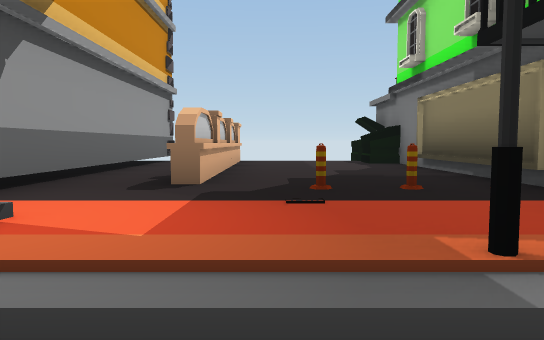
view 1 (above)

24 first-person views from a walk through a scene from a Unity 3-D project. The camera is 1.2 m above the floor, tilts 4° down and sees 70° across. The floor is counted in squares, 2 m on a side. Each view is taken from the middle of a square. On the plan, view 1 faces up. The plan holds only what a view shows up to about 11 squares ahead; the rest is blank. The place goes on beyond the plan. The player is left out. Surface patterns are stand-ins for the level's own textures.

view 2
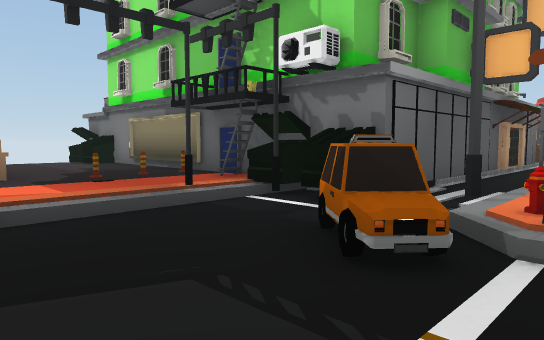

view 3
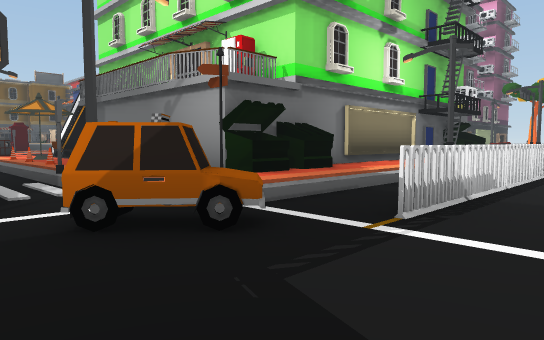

view 4
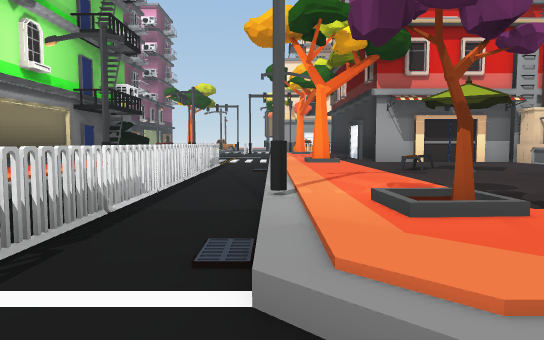

view 5
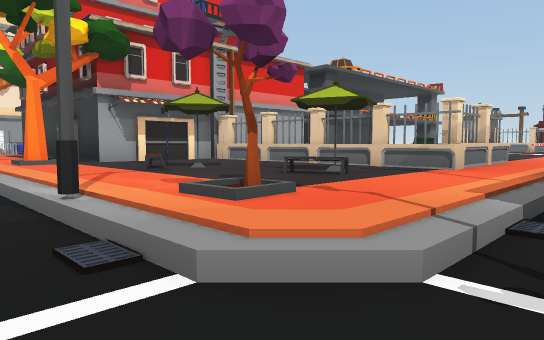

view 6
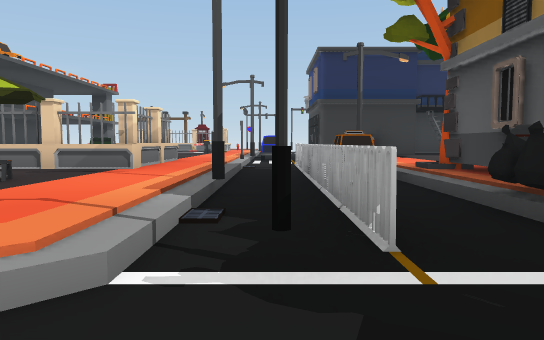

view 7
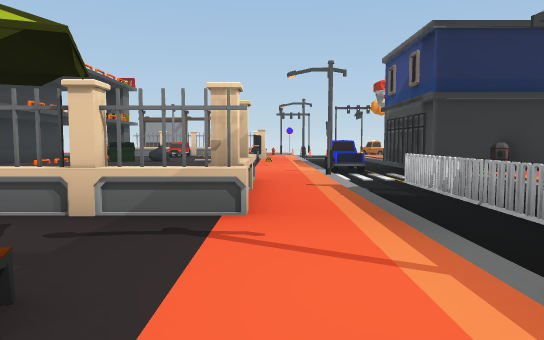

view 8
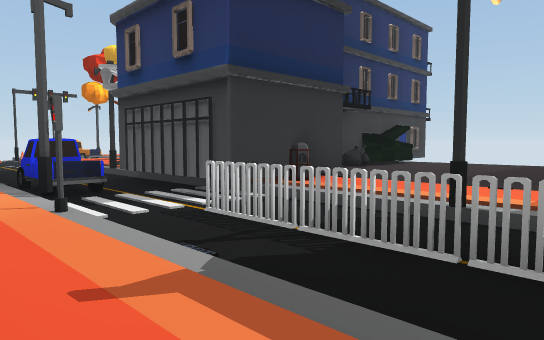

view 9
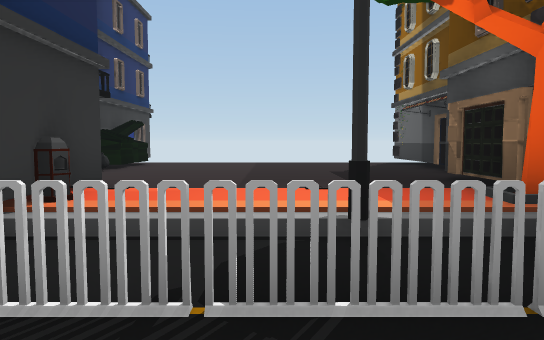

view 10
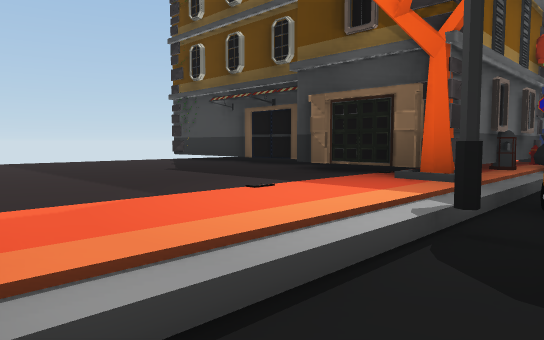

view 11
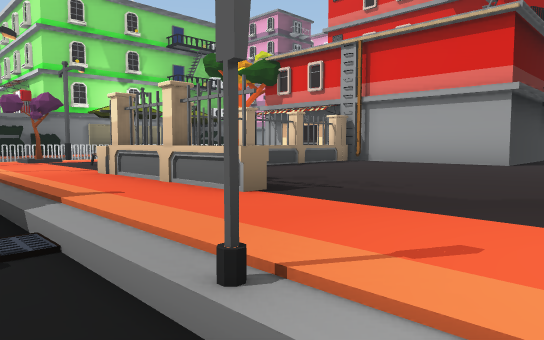

view 12
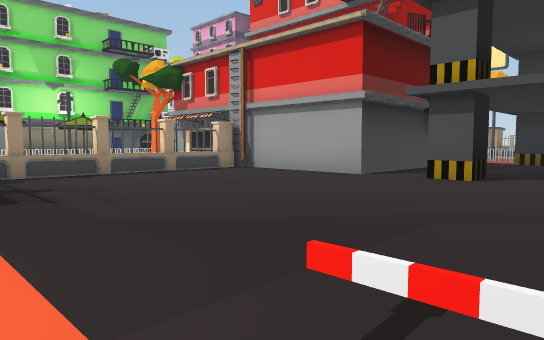

view 13
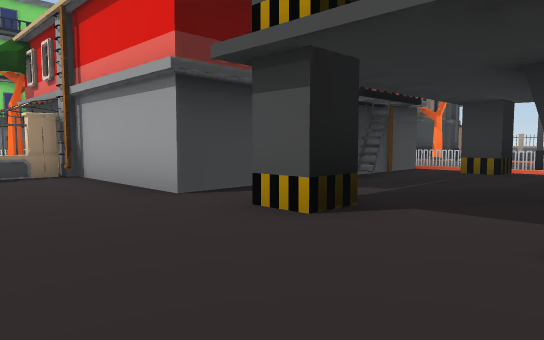

view 14
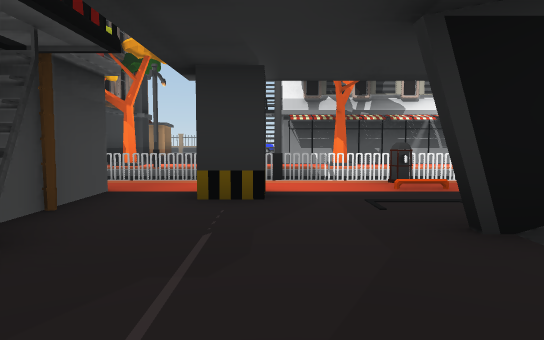

view 15
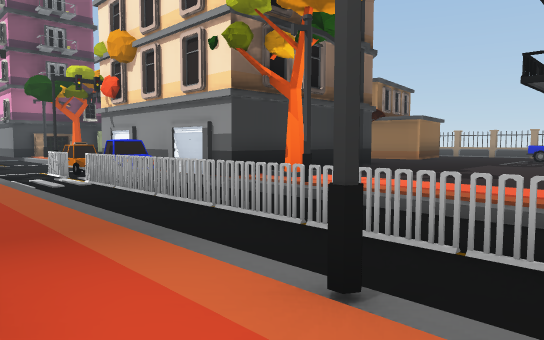

view 16
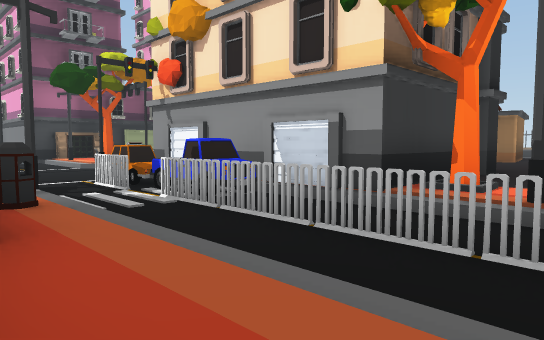

view 17
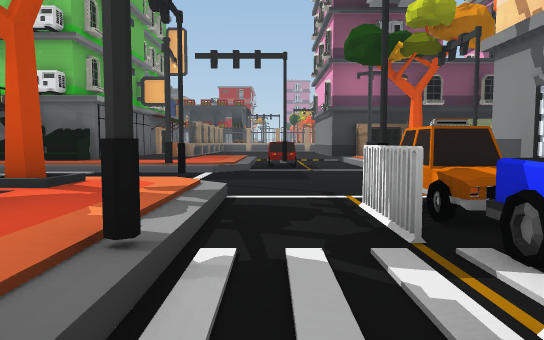

view 18
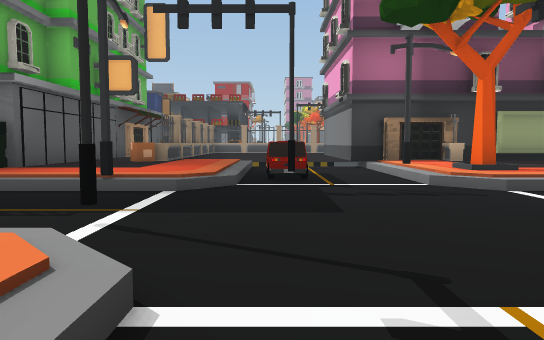

view 19
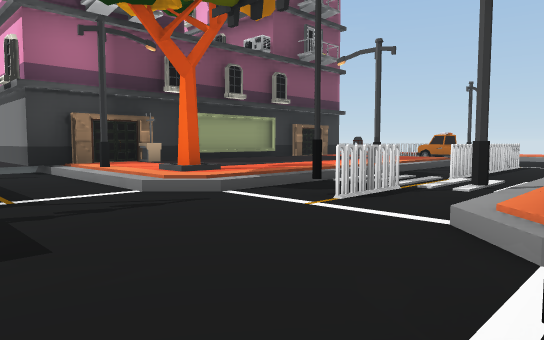

view 20
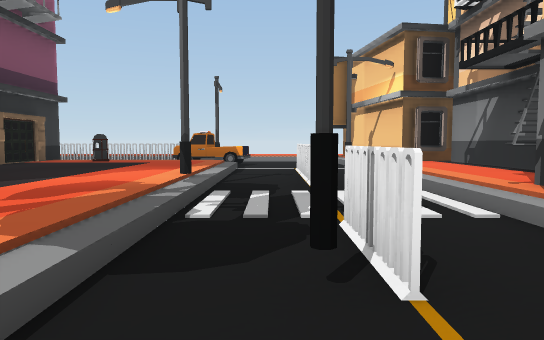

view 21
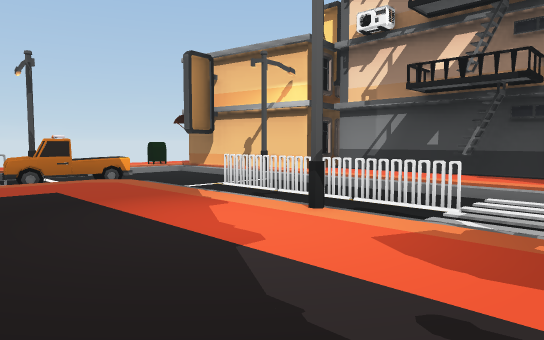

view 22
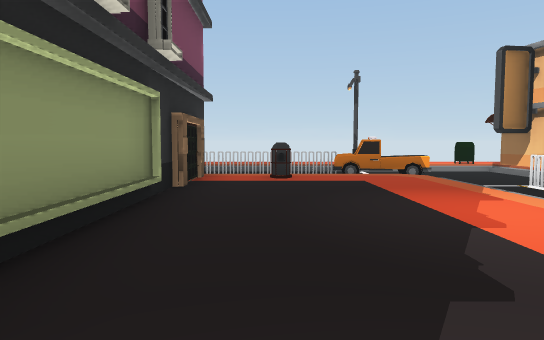

view 23
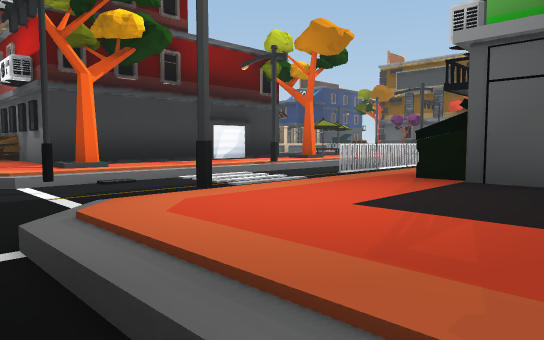

view 24
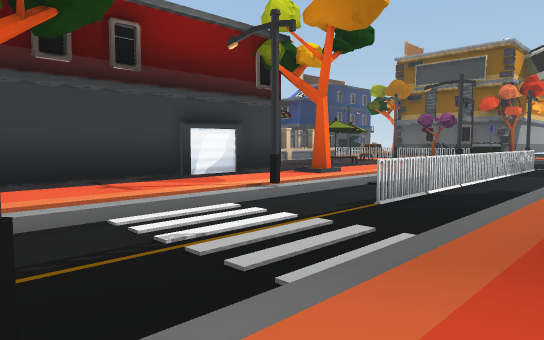

### Floor plan
Key: @ floor where view 1 was taken; # wall or solid block; x gap in a wall; . main floor; : floor 0.25 m higher than the main floor; - floor 0.25 m lower than the main floor; / step, stairs or slope; = window, fence, low wall or low ledge; ^ raised ledge; B building; T tree; F fence; A taxi; S streetlight; I bin; R barrier; C box; U truck; M mailbox; O other object.
Columns run from 15 left of view 1 to 11 right of it. Each row starts with its distance up from view 1.
 10                  BB
  9  #       #   BO  BB
  8  #.......#   .O..B#
  7  #.......#   .O...#
  6  #=......#   .O...#
  5  #.......#   .O...#
  4   ......##   .OOOO
  3   #.....##   .....#
  2    I.../T#I#OT...B
  1 ###///S/O//BB--/#B#
  0 ----FFFAFFFF---@#B##F#OO OO
 -1 OO----------#--AA---------
 -2 ..S#......S../-AOS.#.O/OOO
 -3 ............T/F-/O    ..O
 -4 R....##=^.O./SF-/B###   BO
 -5 ........^..../F-/B#
 -6 ........#..../F-/.#
 -7 ........^.O../F-/.#
 -8 ........^..../F-S.#
 -9 ........#...O/F-/ #
-10 ..#.#######.T/F-/ #
-11  ...#      ../F-/B#
-12 B...#      ..S--/B#
-13 /...#      ../--/B#
-14 B...#      ../--/....
-15 ::#.#      .O/--/...C
-16 .......#B##.T/--S...=#
-17 I.S.....I.S../#-/..../
-18  ----------------:O--/
-19 FFFFFFFFFF-F#--------/
-20 /////////OBAA----////B#
-21 T....ST# ##TTT--/T.S.
-22 O.....O#    BSF//O..#
-23   .....#     /--/....
-24   B....#   #./--/....
-25    ....#   #./F-S....
-26    .....   #./x-/....
-27    .....B  #./F-/....
-28    ...     #./F-/....
-29            ##S--/..I.
-30             #/--U/
-31             #/--UUFFFO
-32             #/---S----
-33              M. ...

Where each view was taken, in squares from view 1:
view 1: 0 up, 0 right, facing up
view 2: 3 down, 2 left, facing up-right
view 3: 0 up, 2 left, facing down-right
view 4: 1 down, 2 left, facing down
view 5: 1 down, 1 left, facing down-left
view 6: 1 down, 1 left, facing left
view 7: 3 down, 4 left, facing left
view 8: 3 down, 8 left, facing up-left
view 9: 2 down, 10 left, facing up
view 10: 0 up, 12 left, facing up-right
view 11: 1 down, 13 left, facing down-right
view 12: 3 down, 15 left, facing down-right
view 13: 7 down, 15 left, facing down-right
view 14: 11 down, 13 left, facing down
view 15: 16 down, 14 left, facing down-right
view 16: 16 down, 11 left, facing down-right
view 17: 18 down, 7 left, facing right
view 18: 18 down, 4 left, facing right
view 19: 18 down, 3 left, facing down-right
view 20: 20 down, 0 right, facing down
view 21: 23 down, 4 right, facing down-left
view 22: 22 down, 4 right, facing down
view 23: 18 down, 4 right, facing up-left
view 24: 16 down, 2 right, facing up-left
